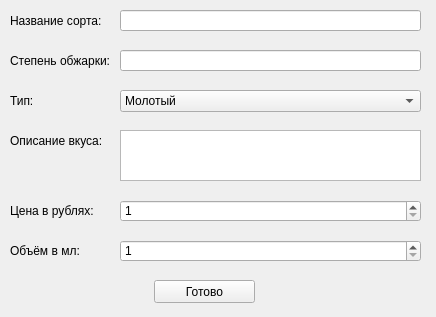
<?xml version="1.0" encoding="UTF-8"?>
<ui version="4.0">
 <class>Form</class>
 <widget class="QWidget" name="Form">
  <property name="geometry">
   <rect>
    <x>0</x>
    <y>0</y>
    <width>436</width>
    <height>317</height>
   </rect>
  </property>
  <property name="windowTitle">
   <string>Я не знаю как назвать окно</string>
  </property>
  <widget class="QLabel" name="label">
   <property name="geometry">
    <rect>
     <x>10</x>
     <y>10</y>
     <width>111</width>
     <height>21</height>
    </rect>
   </property>
   <property name="text">
    <string>Название сорта:</string>
   </property>
  </widget>
  <widget class="QLabel" name="label_2">
   <property name="geometry">
    <rect>
     <x>10</x>
     <y>50</y>
     <width>111</width>
     <height>21</height>
    </rect>
   </property>
   <property name="text">
    <string>Степень обжарки:</string>
   </property>
  </widget>
  <widget class="QLabel" name="label_3">
   <property name="geometry">
    <rect>
     <x>10</x>
     <y>90</y>
     <width>111</width>
     <height>21</height>
    </rect>
   </property>
   <property name="text">
    <string>Тип:</string>
   </property>
  </widget>
  <widget class="QLabel" name="label_4">
   <property name="geometry">
    <rect>
     <x>10</x>
     <y>130</y>
     <width>111</width>
     <height>21</height>
    </rect>
   </property>
   <property name="text">
    <string>Описание вкуса:</string>
   </property>
  </widget>
  <widget class="QLabel" name="label_5">
   <property name="geometry">
    <rect>
     <x>10</x>
     <y>200</y>
     <width>111</width>
     <height>21</height>
    </rect>
   </property>
   <property name="text">
    <string>Цена в рублях:</string>
   </property>
  </widget>
  <widget class="QLabel" name="label_6">
   <property name="geometry">
    <rect>
     <x>10</x>
     <y>240</y>
     <width>111</width>
     <height>21</height>
    </rect>
   </property>
   <property name="text">
    <string>Объём в мл:</string>
   </property>
  </widget>
  <widget class="QLineEdit" name="sortName">
   <property name="geometry">
    <rect>
     <x>120</x>
     <y>10</y>
     <width>301</width>
     <height>21</height>
    </rect>
   </property>
  </widget>
  <widget class="QLineEdit" name="roast">
   <property name="geometry">
    <rect>
     <x>120</x>
     <y>50</y>
     <width>301</width>
     <height>21</height>
    </rect>
   </property>
  </widget>
  <widget class="QComboBox" name="type">
   <property name="geometry">
    <rect>
     <x>120</x>
     <y>90</y>
     <width>301</width>
     <height>22</height>
    </rect>
   </property>
   <item>
    <property name="text">
     <string>Молотый</string>
    </property>
   </item>
   <item>
    <property name="text">
     <string>В зёрнах</string>
    </property>
   </item>
  </widget>
  <widget class="QSpinBox" name="price">
   <property name="geometry">
    <rect>
     <x>120</x>
     <y>200</y>
     <width>301</width>
     <height>22</height>
    </rect>
   </property>
   <property name="minimum">
    <number>1</number>
   </property>
   <property name="maximum">
    <number>128000</number>
   </property>
  </widget>
  <widget class="QSpinBox" name="size">
   <property name="geometry">
    <rect>
     <x>120</x>
     <y>240</y>
     <width>301</width>
     <height>22</height>
    </rect>
   </property>
   <property name="minimum">
    <number>1</number>
   </property>
   <property name="maximum">
    <number>128000</number>
   </property>
  </widget>
  <widget class="QPushButton" name="button_Done">
   <property name="geometry">
    <rect>
     <x>154</x>
     <y>280</y>
     <width>101</width>
     <height>23</height>
    </rect>
   </property>
   <property name="text">
    <string>Готово</string>
   </property>
  </widget>
  <widget class="QPlainTextEdit" name="description">
   <property name="geometry">
    <rect>
     <x>120</x>
     <y>130</y>
     <width>301</width>
     <height>51</height>
    </rect>
   </property>
  </widget>
 </widget>
 <resources/>
 <connections/>
</ui>
